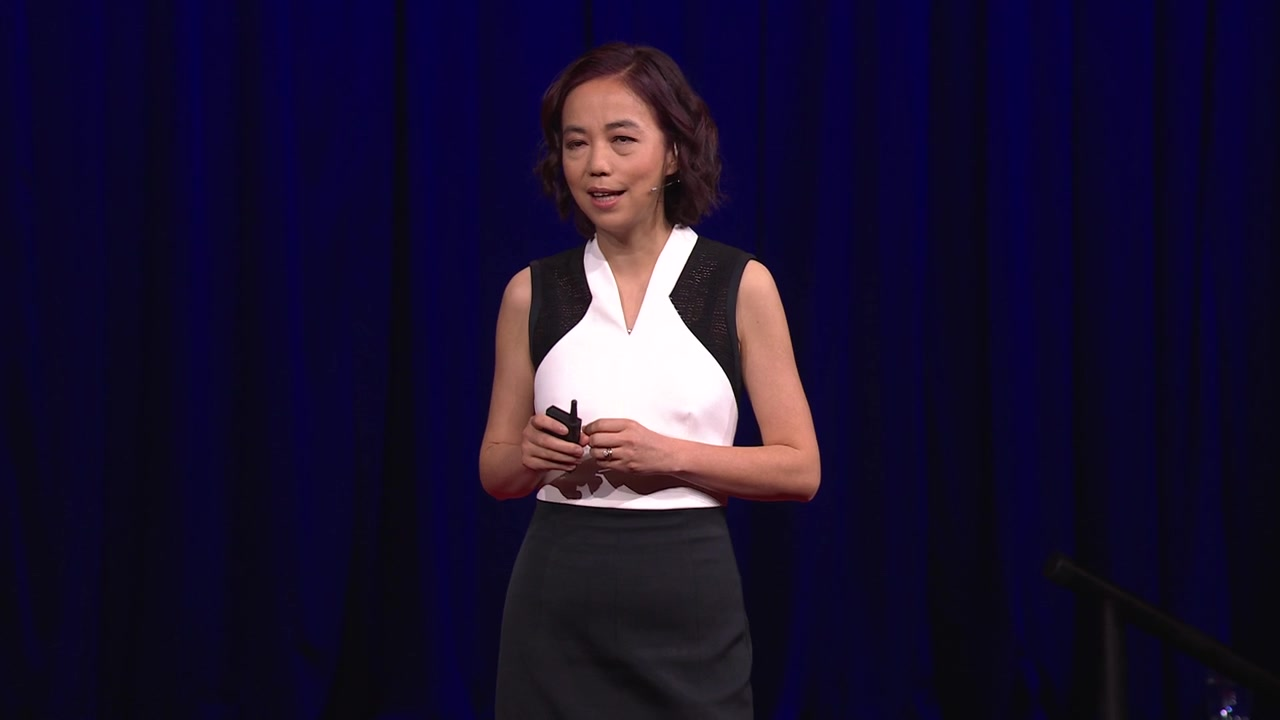
#> input picture Prototype/loop14_talk/ep_a_digest/frames/f02_25s.jpg, 1280 x 720 px, given in place of 绢本设色立轴_中国工笔重彩人物画_宋人院体笔意_夜里的道院一_2026-11-22T12-57-51.png, which was not available
$ python prep.py
#> lines starting #> are read from the running program, lines starting #| are printed output that depends on the picture
"""首帧统一裁成 3:4 并切掉右下角工具水印。只读 frames/ 里的原图，写到 frames/。"""
from PIL import Image
from pathlib import Path

F = Path(__file__).parent / "frames"
picks = {
    "S1.png": "绢本设色立轴_中国工笔重彩人物画_宋人院体笔意_夜里的道院一_2026-11-22T12-57-51.png",
    "S2.png": "绢本设色_中国画空景小品_宋人笔意_一处道院的矮墙下_一株白_2026-11-22T12-59-37.png",
    "S3.png": "绢本_中国画_白描向设色过渡的一瞬_画面中央土中抽出一支白牡_2026-11-22T12-58-54.png",
}
for name, src in picks.items():
    im = Image.open(F / src).convert("RGB")
#> im is the input picture: PIL image 1280x720 RGB; mean R, G, B 26.5, 18.3, 47.2
    w, h = im.size
#> w = 1280; h = 720
    target_h = round(w * 4 / 3)          # 3:4，从底部切
#> target_h = 1707
    im2 = im.crop((0, 0, w, target_h))
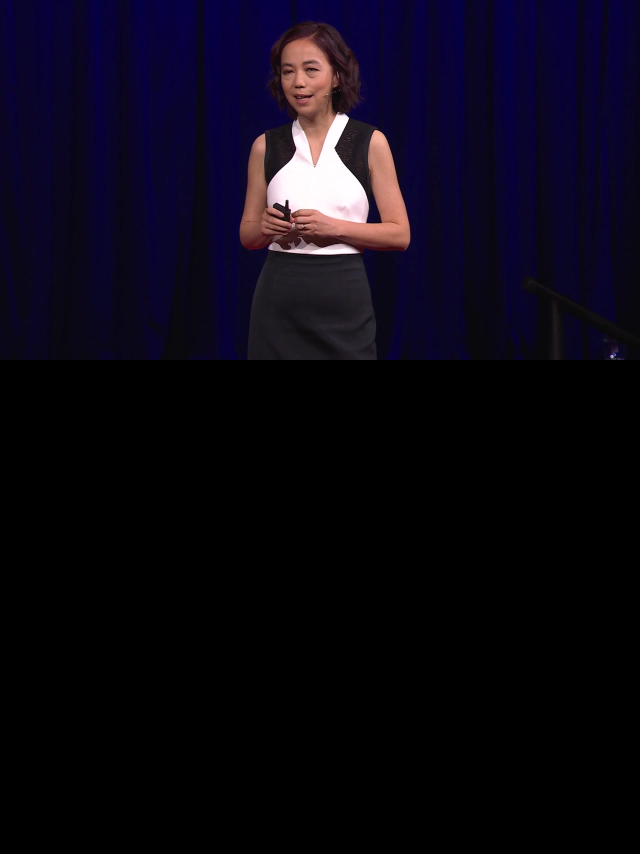
#> im2: PIL image 1280x1707 RGB (shown at 1/2 size); mean R, G, B 11.2, 7.7, 19.9
    im2.save(F / name, quality=95)
    print(f"{name}  {w}x{h} -> {im2.size[0]}x{im2.size[1]}")
#| S1.png  1280x720 -> 1280x1707
#> pass 2 of the loop `for name, src in picks.items():`:
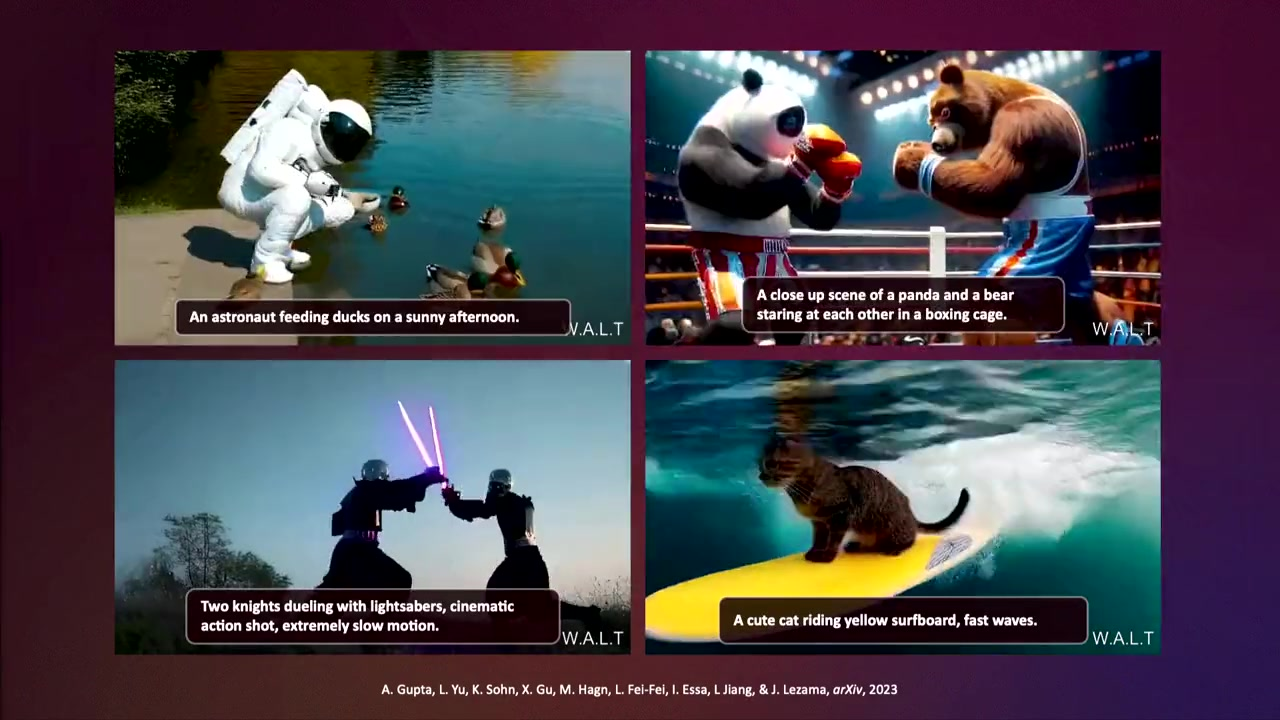
#> input picture Prototype/loop14_talk/ep_a_digest/frames/f11_300s.jpg, 1280 x 720 px, given in place of 绢本设色_中国画空景小品_宋人笔意_一处道院的矮墙下_一株白_2026-11-22T12-59-37.png, which was not available
#> im is the input picture: PIL image 1280x720 RGB; mean R, G, B 74.3, 69.4, 78.3
#> `im2 = im.crop((0, 0, w, target_h))`:
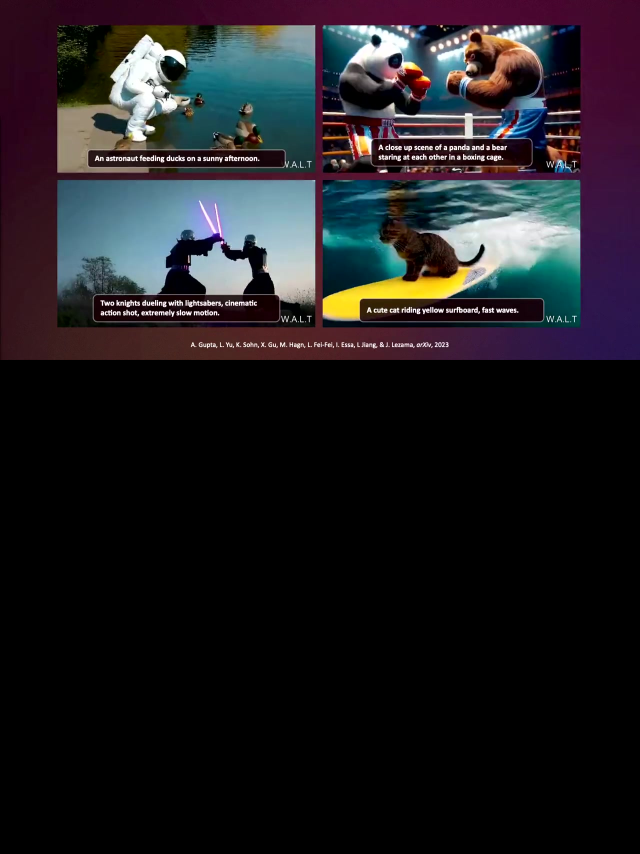
#> im2: PIL image 1280x1707 RGB (shown at 1/2 size); mean R, G, B 31.3, 29.3, 33
#| S2.png  1280x720 -> 1280x1707
